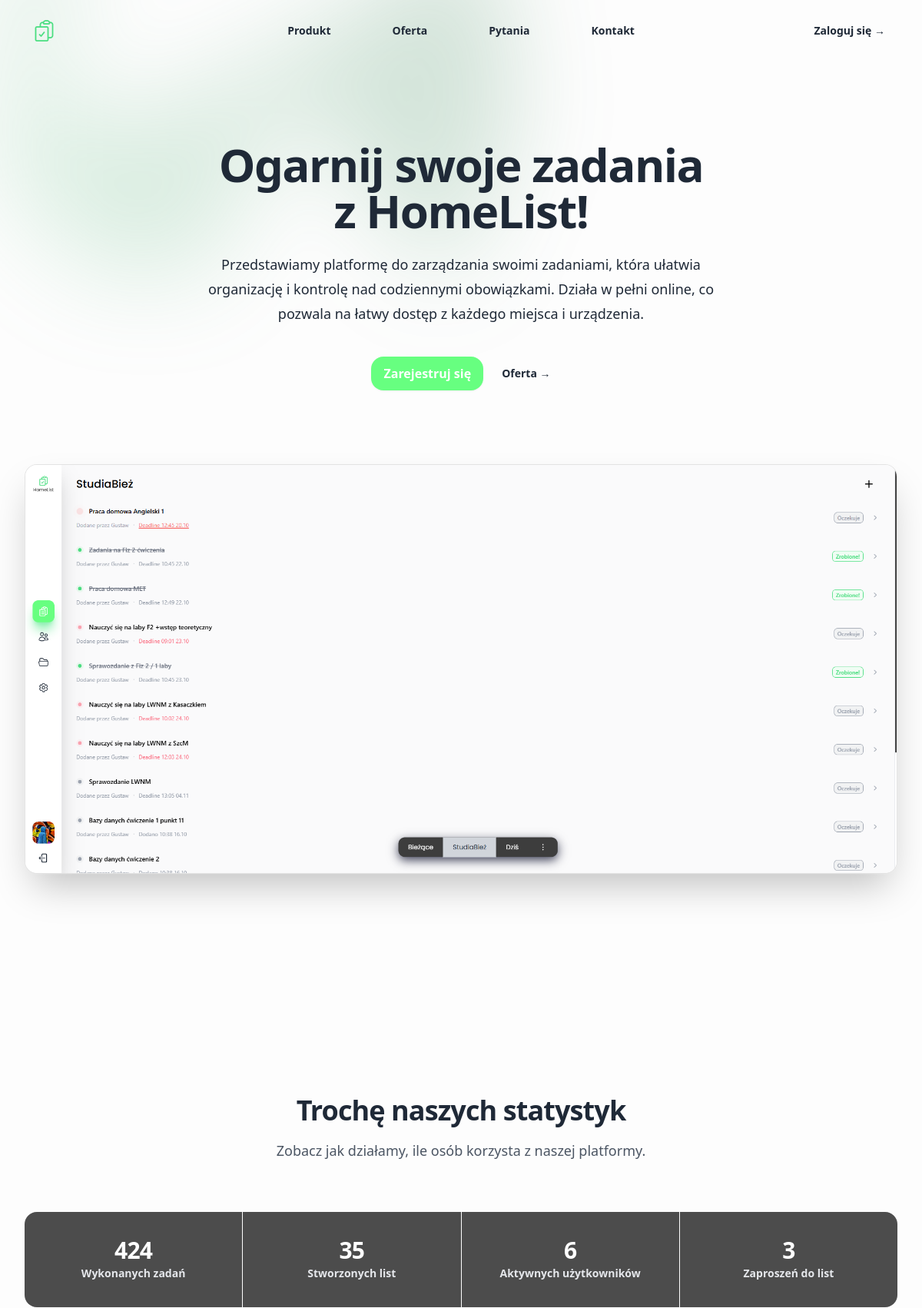
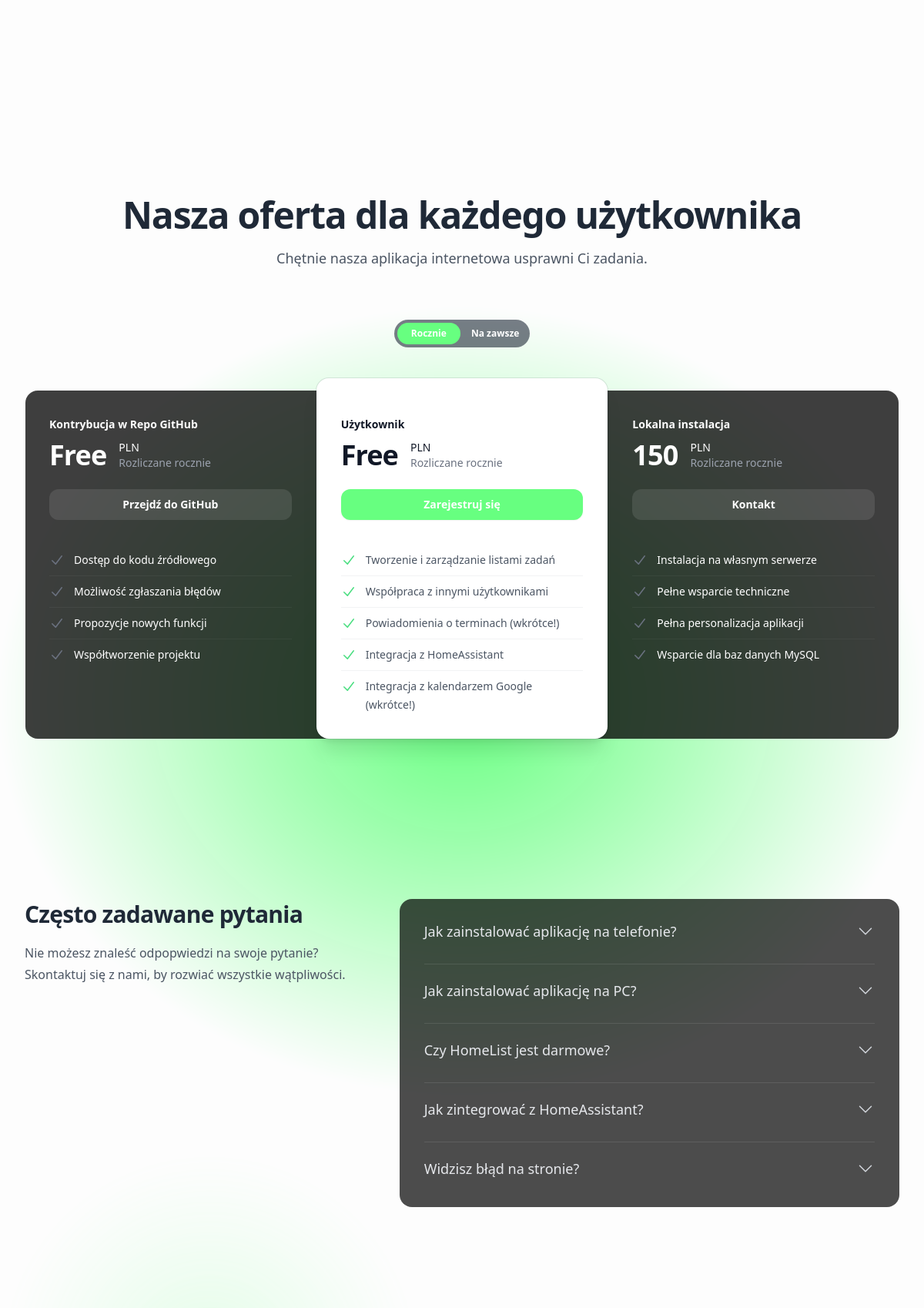
The page / (upper part) on the database its author committed (2 pictures, top to bottom).
### tables this page shows
CREATE TABLE `faq` (
  `id` int NOT NULL AUTO_INCREMENT,
  `question` varchar(200) NOT NULL,
  `answer` longtext NOT NULL,
  PRIMARY KEY (`id`)
);

### components/landing_page/faq.php (the view, shortened to what this page needs)
<div id="pytania">
  <div class="mx-auto max-w-7xl px-6 py-24 sm:pt-32 lg:px-8 lg:py-40">
    <div class="lg:grid lg:grid-cols-12 lg:gap-8">
      <div class="lg:col-span-5">
        <h2 data-aos="fade-right" data-aos-delay="100" class="text-3xl z-10 font-bold leading-10 tracking-tight text-gray-800">Często zadawane pytania</h2>
        <p data-aos="fade-right" data-aos-delay="200" class="mt-4 text-base leading-7 text-gray-600">Nie możesz znaleść odpopwiedzi na swoje pytanie? <br/><a href="#contact" class="theme-text theme-text-hover duration-150 transition-all">Skontaktuj</a> się z nami, by rozwiać wszystkie wątpliwości.</p>
      </div>
      <div class="mt-10 lg:col-span-7 lg:mt-0 bg-black/70 py-2 px-8 rounded-2xl">
        <dl class="divide-y divide-white/10">
        <?php
        include "scripts/conn_db.php";
        $sql = "select * from faq";
        $result = mysqli_query($conn, $sql);
        $i = 1;
        while($row = mysqli_fetch_assoc($result)){
          echo '
        <div data-aos="fade-left" data-aos-delay="'.$i.'00" data-aos-anchor-placement="center-bottom" class="z-[999]">
          <dt class="text-lg">
            <button type="button" class="hover:scale-[1.01] active:scale-[0.98] duration-150 py-5 flex w-full items-start justify-between text-left text-gray-300" aria-controls="faq-'.$row['id'].'" aria-expanded="false">
              <span class="font-medium text-gray-200">'.$row['question'].'</span>
              <span class="ml-6 flex h-7 items-center">
                <svg class="rotate-0 duration-300 h-6 w-6 transform" xmlns="http://www.w3.org/2000/svg" fill="none" viewBox="0 0 24 24" stroke-width="1.5" stroke="currentColor" aria-hidden="true">
                  <path stroke-linecap="round" stroke-linejoin="round" d="M19.5 8.25l-7.5 7.5-7.5-7.5" />
                </svg>
              </span>
            </button>
          </dt>
          <dd style="scale: 0; height: 0;" class="duration-300 mt-2 pr-12" id="faq-'.$row['id'].'">
            <div class="text-base text-gray-300 pb-4">'.$row['answer'].'</div>
          </dd>
        </div>
          ';
          $i++;
        }
        ?>
      </dl>
      </div>
    </div>
  </div>
</div>

### rows shown on the page
faq: question "Jak zainstalować aplikację na telefonie?"
faq: question "Jak zainstalować aplikację na PC?"
faq: question "Czy HomeList jest darmowe?"
faq: question "Jak zintegrować z HomeAssistant?"
faq: question "Widzisz błąd na stronie?"

### other values the page prints
$zadania "424"
$listy "35"
$users "6"
$zaproszenia "3"
